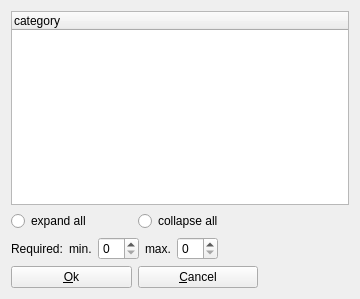
<?xml version="1.0" encoding="UTF-8"?>
<ui version="4.0">
 <class>category_select_required</class>
 <widget class="QWidget" name="category_select_required">
  <property name="geometry">
   <rect>
    <x>0</x>
    <y>0</y>
    <width>360</width>
    <height>299</height>
   </rect>
  </property>
  <property name="windowTitle">
   <string>Categories</string>
  </property>
  <property name="windowIcon">
   <iconset resource="../configurator.qrc">
    <normaloff>:/images/folders.png</normaloff>:/images/folders.png</iconset>
  </property>
  <property name="action" stdset="0">
   <string>RecipeCategoryEdit category { id={main.id}; minQuantity {{main.minQuantity}}; maxQuantity {{main.maxQuantity}} }</string>
  </property>
  <property name="answer" stdset="0">
   <string>RecipeCategoryEdit category { id={category.selected}; minQuantity {{min}}; maxQuantity {{max}} }</string>
  </property>
  <layout class="QGridLayout" name="gridLayout">
   <item row="1" column="0">
    <layout class="QHBoxLayout" name="horizontalLayout_4">
     <item>
      <widget class="QRadioButton" name="expand">
       <property name="text">
        <string>expand all</string>
       </property>
      </widget>
     </item>
     <item>
      <widget class="QRadioButton" name="collapse">
       <property name="text">
        <string>collapse all</string>
       </property>
      </widget>
     </item>
    </layout>
   </item>
   <item row="0" column="0" colspan="2">
    <widget class="QTreeWidget" name="category">
     <property name="itemsExpandable">
      <bool>true</bool>
     </property>
     <property name="action" stdset="0">
      <string notr="true">CategoryHierarchyRequest category {id=1}</string>
     </property>
     <attribute name="headerDefaultSectionSize">
      <number>250</number>
     </attribute>
     <column>
      <property name="text">
       <string>category</string>
      </property>
     </column>
    </widget>
   </item>
   <item row="1" column="1">
    <spacer name="horizontalSpacer">
     <property name="orientation">
      <enum>Qt::Horizontal</enum>
     </property>
     <property name="sizeHint" stdset="0">
      <size>
       <width>40</width>
       <height>20</height>
      </size>
     </property>
    </spacer>
   </item>
   <item row="4" column="0">
    <layout class="QHBoxLayout" name="horizontalLayout">
     <item>
      <widget class="QPushButton" name="select">
       <property name="text">
        <string>&amp;Ok</string>
       </property>
       <property name="form" stdset="0">
        <string notr="true">_CLOSE_</string>
       </property>
       <property name="datasignal:clicked" stdset="0">
        <string>add_category_required</string>
       </property>
       <property name="state:enabled" stdset="0">
        <string>{category.selected}&gt;0</string>
       </property>
      </widget>
     </item>
     <item>
      <widget class="QPushButton" name="cancel">
       <property name="text">
        <string>&amp;Cancel</string>
       </property>
       <property name="form" stdset="0">
        <string notr="true">_CLOSE_</string>
       </property>
      </widget>
     </item>
    </layout>
   </item>
   <item row="2" column="0">
    <layout class="QFormLayout" name="formLayout">
     <item row="0" column="0">
      <widget class="QLabel" name="label">
       <property name="text">
        <string>Required:</string>
       </property>
       <property name="buddy">
        <cstring>min</cstring>
       </property>
      </widget>
     </item>
     <item row="0" column="1">
      <layout class="QHBoxLayout" name="horizontalLayout_7">
       <item>
        <widget class="QLabel" name="label_min_requires_3">
         <property name="text">
          <string>min.</string>
         </property>
         <property name="buddy">
          <cstring>min_requires</cstring>
         </property>
        </widget>
       </item>
       <item>
        <widget class="QSpinBox" name="min"/>
       </item>
       <item>
        <widget class="QLabel" name="label_max_requires_3">
         <property name="text">
          <string>max.</string>
         </property>
         <property name="buddy">
          <cstring>max</cstring>
         </property>
        </widget>
       </item>
       <item>
        <widget class="QSpinBox" name="max"/>
       </item>
       <item>
        <spacer name="horizontalSpacer_4">
         <property name="orientation">
          <enum>Qt::Horizontal</enum>
         </property>
         <property name="sizeHint" stdset="0">
          <size>
           <width>40</width>
           <height>20</height>
          </size>
         </property>
        </spacer>
       </item>
      </layout>
     </item>
    </layout>
   </item>
  </layout>
 </widget>
 <tabstops>
  <tabstop>category</tabstop>
  <tabstop>expand</tabstop>
  <tabstop>collapse</tabstop>
  <tabstop>min</tabstop>
  <tabstop>max</tabstop>
  <tabstop>select</tabstop>
  <tabstop>cancel</tabstop>
 </tabstops>
 <resources>
  <include location="../configurator.qrc"/>
 </resources>
 <connections>
  <connection>
   <sender>expand</sender>
   <signal>toggled(bool)</signal>
   <receiver>category</receiver>
   <slot>expandAll()</slot>
   <hints>
    <hint type="sourcelabel">
     <x>76</x>
     <y>245</y>
    </hint>
    <hint type="destinationlabel">
     <x>71</x>
     <y>219</y>
    </hint>
   </hints>
  </connection>
  <connection>
   <sender>collapse</sender>
   <signal>toggled(bool)</signal>
   <receiver>category</receiver>
   <slot>collapseAll()</slot>
   <hints>
    <hint type="sourcelabel">
     <x>303</x>
     <y>245</y>
    </hint>
    <hint type="destinationlabel">
     <x>155</x>
     <y>219</y>
    </hint>
   </hints>
  </connection>
  <connection>
   <sender>category</sender>
   <signal>doubleClicked(QModelIndex)</signal>
   <receiver>select</receiver>
   <slot>click()</slot>
   <hints>
    <hint type="sourcelabel">
     <x>27</x>
     <y>174</y>
    </hint>
    <hint type="destinationlabel">
     <x>28</x>
     <y>294</y>
    </hint>
   </hints>
  </connection>
 </connections>
</ui>
